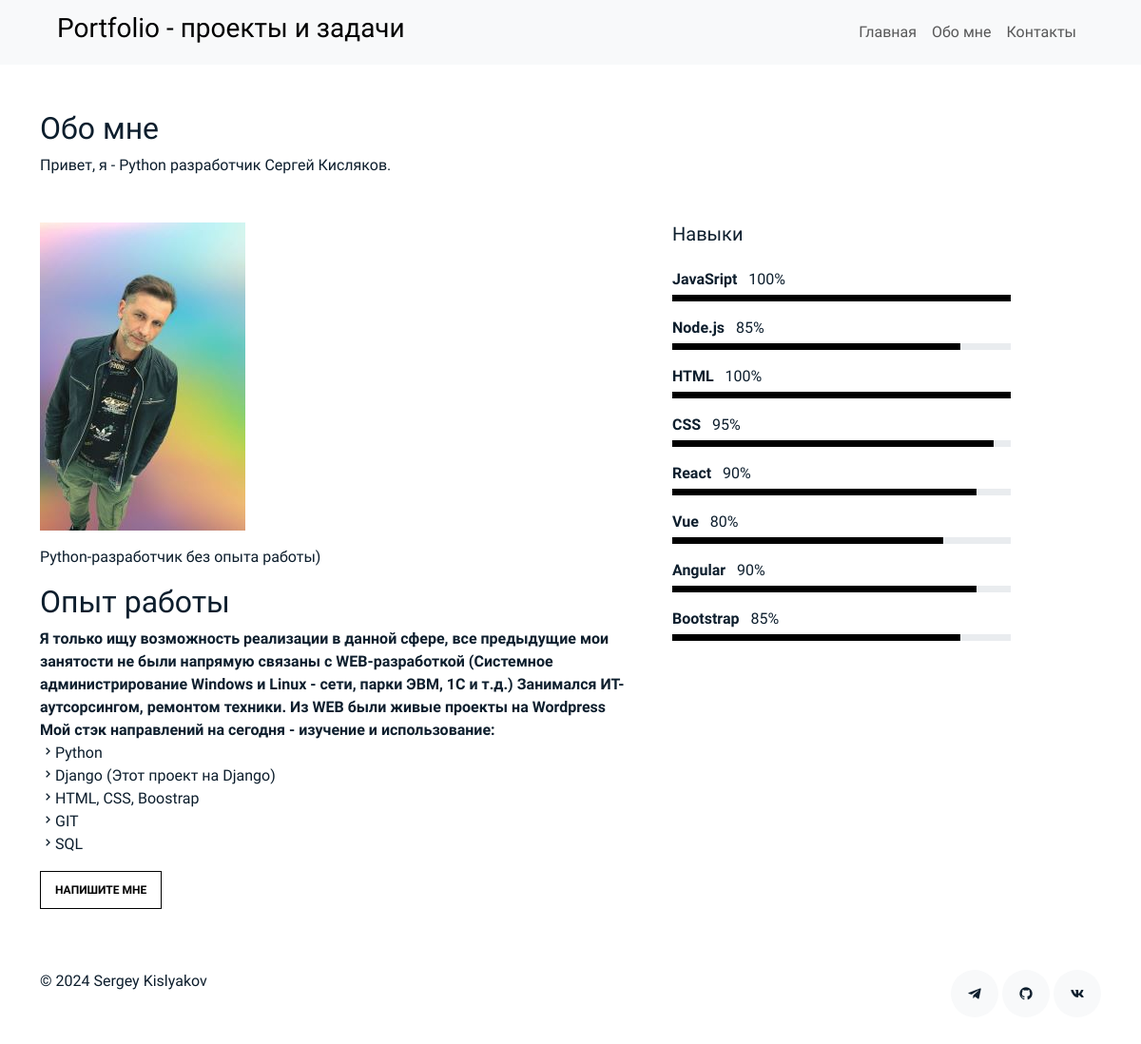
The page /about/ on the database its author committed.
### portfolio/models.py (models this page shows, shortened)
class Author(models.Model):
    name = models.CharField(max_length=15)
    lastname = models.CharField(max_length=15)
    about = models.TextField()
    skills = models.ManyToManyField(Skill, related_name='author')
    image = models.ImageField(upload_to='author/')
    class Meta:
        ordering = ['-id']
        verbose_name = 'Автор'
        verbose_name_plural = 'Авторы'

class Skill(models.Model):
    name = models.CharField(max_length=30)
    level = models.CharField(max_length=3)
    class Meta:
        ordering = ['id']
        verbose_name = 'Навык'
        verbose_name_plural = 'Навыки'

### portfolio/views.py (the view)
# urls.py: path('about/', about, name='about'),
def about(request):
    author = Author.objects.get()
    return render(request, "about.html", {'author': author})

### templates/about.html (shortened to what this page needs)
{% extends 'base.html' %}
{% block content %}
<section class="section pb-5">
    <div class="container">
        <div class="row mb-5 align-items-end">
            <div class="col-md-6" data-aos="fade-up">
                <h2>Обо мне</h2>
                <p class="mb-0">Привет, я - Python разработчик {{ author.name }}  {{ author.lastname }}.</p>
            </div>
        </div>
        <div class="row">
            <div class="col-md-4 ml-auto order-2" data-aos="fade-up">
                <h3 class="h3 mb-4">Навыки</h3>
                <ul class="list-unstyled">
                {% for skill in author.skills.all %}
                    <li class="mb-3">
                        <div class="d-flex mb-1">
                             <strong>{{ skill.name }}</strong>&nbsp;&nbsp;&nbsp;
                             <span class="ml-auto">{{ skill.level }}%</span>
                        </div>
                        <div class="progress custom-progress">
                            <div class="progress-bar" role="progressbar" style="width: {{ skill.level }}%" aria-valuenow="{{ skill.level }}" aria-valuemin="0" aria-valuemax="100"></div>
                        </div>
                    </li>
                {% endfor %}
                </ul>
            </div>
            <div class="col-md-7 mb-md-0" data-aos="fade-up">
                <p><img src="{{ author.image.url }}" alt="" class="img-fluid"></p>
                <p>{{ author.about|safe }}</p>
                <p><a href="{% url 'contact' %}"class="readmore">Напишите мне</a> </p>
            </div>
        </div>
    </div>
</section>
{% endblock content %}

### static/css/style.css (style rules this page uses)
body { font-family: 'Montserrat Alternates', sans-serif; font-weight: 400; color: #0d1e2d; }
.h3 { font-size: 20px; }
a { color: #777; text-decoration: none; }
.section { padding-top: 3rem; padding-bottom: 1rem; }
.readmore { display: inline-block; border: 1px solid #000; padding: 10px 15px; font-size: 12px; text-transform: uppercase; color: #000; transition: 0.2s all ease; font-weight: 700; }
.custom-progress { height: 7px; border-radius: 0; }
.custom-progress .progress-bar { background: #000; }

### rows shown on the page
Author: name "Сергей", lastname "Кисляков", image (placeholder picture), about "Python-разработчик без опыта работы) Опыт работы Я только ищу возможность реализации в данной сфере, все предыдущие мои занятости не были напрямую связаны с WEB-разработкой (Системное администрирование Windows и Linux - сети, парки ЭВМ, 1С и т.д.) Занимался ИТ-аутсорсингом, ремонтом техники. Из WEB были живые проекты на Wordpress Мой стэк направлений на сегодня - изучение и использование: Python Django (Этот проект на Django) HTML, CSS, Boostrap GIT SQL"
Skill: name "JavaSript", level "100"
Skill: name "Node.js", level "85"
Skill: name "HTML", level "100"
Skill: name "CSS", level "95"
Skill: name "React", level "90"
Skill: name "Vue", level "80"
Skill: name "Angular", level "90"
Skill: name "Bootstrap", level "85"
